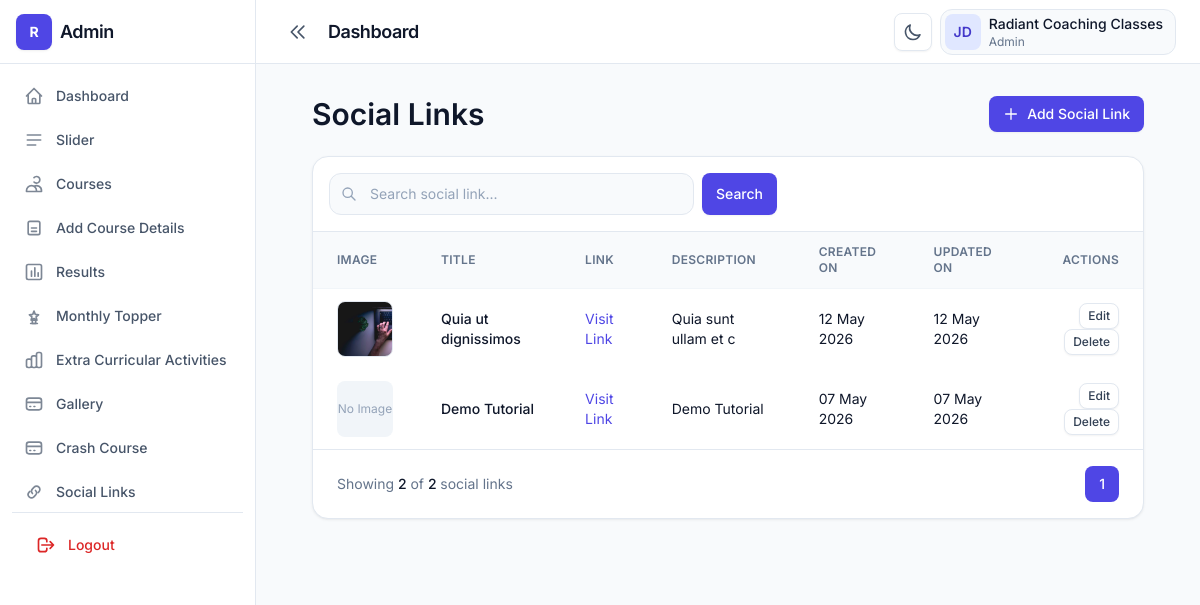
/social-links.php (signed in), run on the app's committed database.
### tables this page shows
CREATE TABLE IF NOT EXISTS `social_links` (
  `id` int NOT NULL AUTO_INCREMENT,
  `title` varchar(255) NOT NULL,
  `link` varchar(500) NOT NULL,
  `description` text,
  `created_at` date DEFAULT NULL,
  `updated_at` date DEFAULT NULL,
  PRIMARY KEY (`id`)
);

### src/social-links.php (the view, shortened to what this page needs)
<?php
include('conn.php');
$search = $_GET['search'] ?? '';
$page = isset($_GET['page'])
    ? (int)$_GET['page']
    : 1;
$limit = 5;
$offset = ($page - 1) * $limit;
$query = "
SELECT
social_links.*,
(
    SELECT image
    FROM social_link_images
    WHERE social_link_images.social_link_id = social_links.id
    LIMIT 1
) as preview_image
FROM social_links
WHERE 1
";
$params = [];
$countQuery = "
SELECT COUNT(*) as total
FROM social_links
WHERE 1
";
$countStmt = $conn->prepare($countQuery);
$countStmt->execute($params);
$totalRecords =
    $countStmt->fetch(PDO::FETCH_ASSOC)['total'];
$totalPages =
    ceil($totalRecords / $limit);
$query .= "
ORDER BY social_links.id DESC
LIMIT $limit OFFSET $offset
";
$stmt = $conn->prepare($query);
$stmt->execute($params);
$social_links = $stmt->fetchAll(PDO::FETCH_ASSOC);
?>
<!DOCTYPE html>
<html lang="en" class="h-full">
<head>
    <link rel="stylesheet"
        href="../dist/css/output.css" />
</head>
<body class="h-full bg-slate-50 text-slate-900 dark:bg-slate-950 dark:text-slate-100">
    <div class="flex min-h-full">
        <?php include('sidebar.php'); ?>
        <div class="flex min-h-screen flex-1 flex-col lg:min-h-0">
            <?php include('header.php'); ?>
            <main class="flex-1 overflow-auto p-4 lg:p-8">
                <div class="container">
                    <div class="mb-6 flex flex-col gap-4 sm:flex-row sm:flex-wrap sm:items-center sm:justify-between">
                        <div class="min-w-0 flex-1">
                            <h2 class="text-display-sm text-slate-900 dark:text-white">
                                Social Links
                            </h2>
                        </div>
                        <button
                            type="button"
                            onclick="window.location.href='add-social-links'"
                            class="btn btn-primary shrink-0">
                            <svg class="h-4 w-4"
                                fill="none"
                                stroke="currentColor"
                                viewBox="0 0 24 24">
                                <path
                                    stroke-linecap="round"
                                    stroke-linejoin="round"
                                    stroke-width="2"
                                    d="M12 4v16m8-8H4" />
                            </svg>
                            Add Social Link
                        </button>
                    </div>
                    <div class="rounded-2xl border border-slate-200 bg-white shadow-card dark:border-slate-800 dark:bg-slate-900">
                        <div class="flex flex-col gap-4 border-b border-slate-200 p-4 dark:border-slate-800 lg:flex-row lg:items-center lg:justify-between">
                            <form method="GET"
                                class="flex w-full max-w-md gap-2">
                                <div class="relative flex-1">
                                    <input
                                        type="search"
                                        name="search"
                                        value="<?php echo $search; ?>"
                                        placeholder="Search social link..."
                                        class="w-full rounded-xl border border-slate-200 bg-slate-50 py-2.5 pl-10 pr-4 text-sm outline-none ring-brand-500/30 placeholder:text-slate-400 focus:border-brand-300 focus:bg-white focus:ring-4 dark:border-slate-700 dark:bg-slate-950 dark:focus:bg-slate-950" />
                                </div>
                                <button
                                    type="submit"
                                    class="btn btn-primary">
                                    Search
                                </button>
                            </form>
                        </div>
                        <div class="overflow-x-auto">
                            <table class="w-full min-w-[640px] text-left text-sm">
                                <thead class="border-b border-slate-100 bg-slate-50 text-xs uppercase tracking-wide text-slate-500 dark:border-slate-800 dark:bg-slate-900/80 dark:text-slate-400">
                                    <tr>
                                        <th class="px-4 py-3 font-semibold lg:px-6">
                                            Image
                                        </th>
                                        <th class="px-4 py-3 font-semibold lg:px-6">
                                            Title
                                        </th>
                                        <th class="px-4 py-3 font-semibold lg:px-6">
                                            Link
                                        </th>
                                        <th class="px-4 py-3 font-semibold lg:px-6">
                                            Description
                                        </th>
                                        <th class="px-4 py-3 font-semibold lg:px-6">
                                            Created On
                                        </th>
                                        <th class="px-4 py-3 font-semibold lg:px-6">
                                            Updated On
                                        </th>
                                        <th class="px-4 py-3 text-right font-semibold lg:px-6">
                                            Actions
                                        </th>
                                    </tr>
                                </thead>
                                <tbody>
                                    <?php if (count($social_links) > 0) { ?>
                                        <?php foreach ($social_links as $social_link) { ?>
                                            <tr class="hover:bg-slate-50 dark:hover:bg-slate-800/40">
                                                <td class="px-4 py-3 lg:px-6">
                                                    <?php if ($social_link['preview_image']) { ?>
                                                        <img
                                                            src="uploads/social-links/<?php echo $social_link['preview_image']; ?>"
                                                            class="h-14 w-14 rounded-lg object-cover border border-slate-200 dark:border-slate-700" />
                                                    <?php } else { ?>
                                                        <div class="flex h-14 w-14 items-center justify-center rounded-lg bg-slate-100 text-xs text-slate-400 dark:bg-slate-800">
                                                            No Image
                                                        </div>
                                                    <?php } ?>
                                                </td>
                                                <td class="px-4 py-3 lg:px-6">
                                                    <div class="font-medium">
                                                        <?php echo $social_link['title']; ?>
                                                    </div>
                                                </td>
                                                <td class="px-4 py-3 lg:px-6">
                                                    <a
                                                        href="<?php echo $social_link['link']; ?>"
                                                        target="_blank"
                                                        class="text-brand-600 hover:underline">
                                                        Visit Link
                                                    </a>
                                                </td>
                                                <td class="px-4 py-3 lg:px-6">
                                                    <?php echo $social_link['description']; ?>
                                                </td>
                                                <td class="px-4 py-3 lg:px-6">
                                                    <?php
                                                    echo date(
                                                        'd M Y',
                                                        strtotime($social_link['created_at'])
                                                    );
                                                    ?>
                                                </td>
                                                <td class="px-4 py-3 lg:px-6">
                                                    <?php
                                                    echo date(
                                                        'd M Y',
                                                        strtotime($social_link['updated_at'])
                                                    );
                                                    ?>
                                                </td>
                                                <td class="px-4 py-3 text-right lg:px-6">
                                                    <a
                                                        href="edit-social-links?id=<?php echo $social_link['id']; ?>"
                                                        class="btn btn-secondary px-2 py-1 text-xs">
                                                        Edit
                                                    </a>
                                                    <a
                                                        href="delete-social-links?id=<?php echo $social_link['id']; ?>"
                                                        onclick="return confirm('Delete this social link?')"
                                                        class="btn btn-secondary px-2 py-1 text-xs">
                                                        Delete
                                                    </a>
                                                </td>
                                            </tr>
                                        <?php } ?>
                                    <?php } ?>
                                </tbody>
                            </table>
                        </div>
                        <div class="flex flex-col items-center justify-between gap-4 border-t border-slate-200 px-4 py-4 dark:border-slate-800 sm:flex-row lg:px-6">
                            <p class="text-sm text-slate-500 dark:text-slate-400">
                                Showing
                                <span class="font-medium text-slate-900 dark:text-white">
                                    <?php echo count($social_links); ?>
                                </span>
                                of
                                <span class="font-medium text-slate-900 dark:text-white">
                                    <?php echo $totalRecords; ?>
                                </span>
                                social links
                            </p>
                            <div class="flex items-center gap-2">
                                <?php for ($i = 1; $i <= $totalPages; $i++) { ?>
                                    <a
                                        href="?page=<?php echo $i; ?>&search=<?php echo $search; ?>"
                                        class="
                                        rounded-lg px-3.5 py-2 text-sm font-medium
                                        <?php
                                        if ($page == $i) {
                                            echo '
                                            bg-brand-600
                                            text-white
                                            ';
                                        }
                                        ?>
                                        ">
                                        <?php echo $i; ?>
                                    </a>
                                <?php } ?>
                            </div>
                        </div>
                    </div>
                </div>
            </main>
        </div>
    </div>
</body>
</html>

### data on the page
social_links: title "Quia ut dignissimos", description "Quia sunt ullam et c", created_at "12 May 2026", updated_at "12 May 2026"
social_links: shows "No Image", title "Demo Tutorial", description "Demo Tutorial", created_at "07 May 2026", updated_at "07 May 2026"

### other printed values
count($social_links) "2"
$totalRecords "2"
